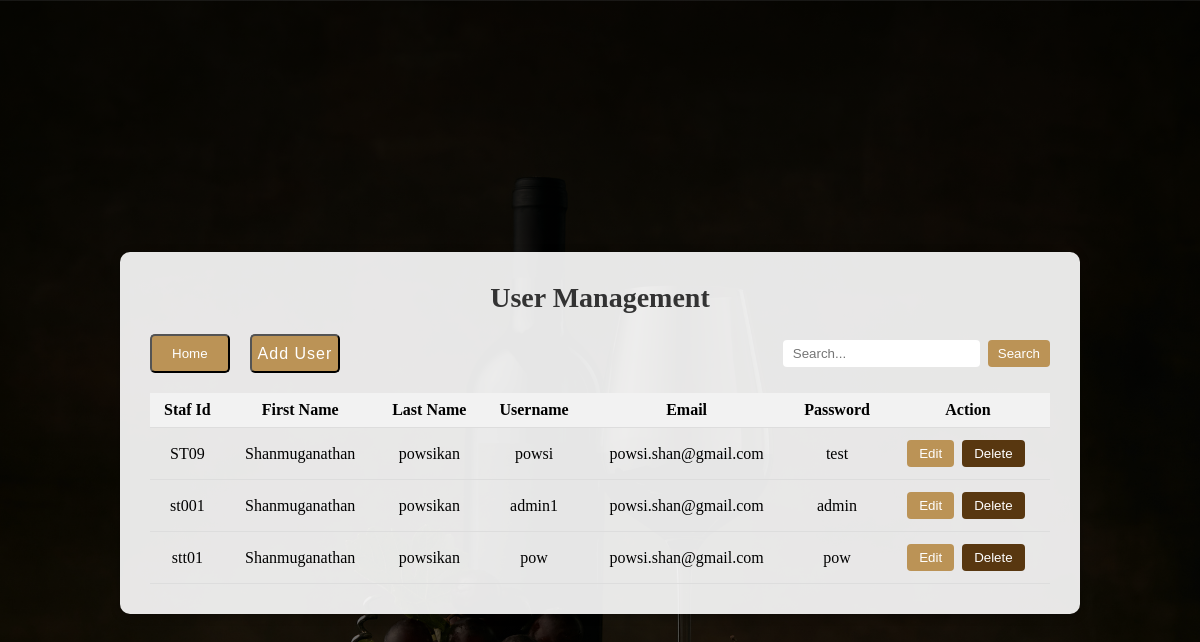
Page /Admin/displayuser.php on the committed database.
### tables this page shows
CREATE TABLE `staf` (
  `stafID` varchar(100) NOT NULL,
  `firstName` varchar(100) NOT NULL,
  `lastName` varchar(100) NOT NULL,
  `userName` varchar(100) NOT NULL,
  `password` varchar(100) NOT NULL,
  `eMail` varchar(100) NOT NULL
);

### Admin/displayuser.php (the view, shortened to what this page needs)
<?php
include 'connect.php';
$search = '';
if (isset($_POST['submit-search'])) {
  $search = $_POST['search-input'];
  $query = "SELECT * FROM staf WHERE firstName LIKE '%$search%' OR lastName LIKE '%$search%' OR userName LIKE '%$search%' OR eMail LIKE '%$search%' OR stafID LIKE '%$search%'";
} else {
  $query = "SELECT * FROM staf";
}
$result = mysqli_query($con, $query);
?>
<!DOCTYPE html>
<html>
<head>
  <link rel="stylesheet" type="text/css" href="displayuser.css">
</head>
<body>
<div class="container">
    <h2><a href="display.php" class="heading-link">User Management</a></h2>
    <div class="header">
      <div class="button-container">
        <button class="home-button"><a href="admintest.php">Home</a></button>
        <button class="add-button">
          <span class="label"><a href="cuser.php">Add User</a></span>
        </button>
      </div>
      <form method="POST" class="search-container">
        <input type="text" id="search-input" name="search-input" placeholder="Search..." value="<?php echo $search; ?>">
        <button type="submit" id="search-button" name="submit-search">Search</button>
      </form>
    </div>
    <table class="user-table">
      <tr>
        <th>Staf Id</th>
        <th>First Name</th>
        <th>Last Name</th>
        <th>Username</th>
        <th>Email</th>
        <th>Password</th>
        <th>Action</th>
      </tr>
      <?php
      if ($result && mysqli_num_rows($result) > 0) {
        while ($row = mysqli_fetch_assoc($result)) {
          $ID = $row['stafID'];
          $fname = $row['firstName'];
          $lname = $row['lastName'];
          $uname = $row['userName'];
          $email = $row['eMail'];
          $password = $row['password'];
          echo '<tr>
             <td> ' . $ID . '</td>
             <td> ' . $fname . '</td>
             <td> ' . $lname . '</td>
             <td> ' . $uname . '</td>
             <td> ' . $email . '</td>
             <td> ' . $password . '</td>
             <td>
             <button class="edit-button"><a href="update.php?
             updateid='.$ID.'">Edit</a></button>
             <button class="delete-button"><a href="delete.php?
             deleteid='.$ID.'">Delete</a></button>
            </td>
            </tr>';
        }
      } else {
        echo "<tr><td colspan='6'>No data available</td></tr>";
      }
      ?>
    </table>
  </div>
</body>
</html>

### Admin/displayuser.css (style rules this page uses)
body { background: linear-gradient(to bottom, rgba(0, 0, 0, 0.8), rgba(0, 0, 0, 0.5)), url(bg.svg); background-size: cover; background-repeat: no-repeat; background-position: center; min-height: 100vh; display: flex; justify-content: center; align-items: center; }
.container { width: 900px; margin: 50px auto 0; padding: 30px; background-color: rgba(255, 255, 255, 0.9); border-radius: 10px; box-shadow: 0 2px 10px rgba(0, 0, 0, 0.3); text-align: center; }
.container h2 { margin-top: 0; text-align: center; color: #333; font-size: 28px; margin-bottom: 20px; }
.heading-link { text-decoration: none; color: inherit; }
.header { display: flex; justify-content: space-between; align-items: center; margin-bottom: 20px; }
.search-container { display: flex; align-items: center; }
#search-input { padding: 6px 10px; border: none; border-radius: 4px; margin-right: 8px; }
#search-button { padding: 6px 10px; border: none; border-radius: 4px; background-color: #bb9356; color: #fff; cursor: pointer; transition: background-color 0.3s; }
.button-container { display: flex; align-items: center; }
.home-button { display: inline-block; padding: 10px 20px; background-color: #bb9356; color: #fff !important; text-decoration: none !important; border-radius: 5px; text-align: center; margin-right: 20px; transition: background-color 0.3s; }
.home-button a { color: #fff !important; text-decoration: none !important; }
.add-button { display: inline-block; background-color: #bb9356; color: #fff; text-decoration: none; border-radius: 5px; text-align: center; margin-right: 20px; transition: background-color 0.3s; }
.add-button .label { line-height: 33px; font-size: 16px; color: #fff; font-family: sans-serif; letter-spacing: 1px; }
.add-button a { text-decoration: none; color: #fff; }
.user-table { width: 100%; margin-top: 20px; border-collapse: collapse; }
.user-table th, .user-table td { padding: 8px; border-bottom: 1px solid #ddd; }
.user-table th { background-color: #f2f2f2; font-weight: bold; }
.edit-button { display: inline-block; padding: 6px 12px; background-color: #bb9356; color: #fff; border: none; border-radius: 4px; text-decoration: none; cursor: pointer; transition: background-color 0.3s; }
.edit-button a { color: #fff; text-decoration: none; }
.delete-button { display: inline-block; padding: 6px 12px; margin: 4px; background-color: #583710; color: #fff; border: none; border-radius: 4px; cursor: pointer; text-decoration: none; transition: background-color 0.3s; }
.delete-button a { color: #fff; text-decoration: none; }

### rows in the picture
staf: stafID "ST09", firstName "Shanmuganathan", lastName "powsikan", userName "powsi", eMail "powsi.shan@gmail.com", password "test"
staf: stafID "st001", firstName "Shanmuganathan", lastName "powsikan", userName "admin1", eMail "powsi.shan@gmail.com", password "admin"
staf: stafID "stt01", firstName "Shanmuganathan", lastName "powsikan", userName "pow", eMail "powsi.shan@gmail.com", password "pow"
